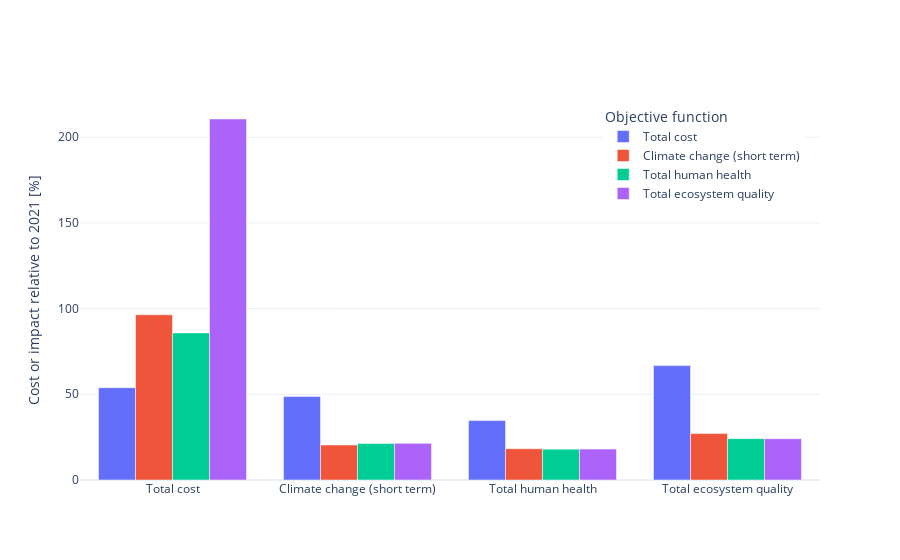

The code cell stored with this chart in its notebook:
### Code cell
fig = go.Figure(data)
fig.update_layout(
    barmode='group', 
    template='plotly_white', 
    legend_title_text='Objective function',
    legend=dict(
        yanchor="top",
        y=0.99,
        xanchor="right",
        x=0.98,
    )
)
fig.update_yaxes(title_text='Cost or impact relative to 2021 [%]')
fig.show()

if save_results:
    fig.write_html('../03_Results/Figures/soo_relative_bar_plot.html')

### Figure 1 — Plotly figure (JSON) as saved in the notebook; plotly's stock layout.template omitted (floating-point values rounded to 4 significant figures)
{"data": [{"name": "Total cost", "x": ["Total cost", "Climate change (short term)", "Total human health", "Total ecosystem quality"], "y": [53.86, 48.68, 34.69, 66.73], "type": "bar"}, {"name": "Climate change (short term)", "x": ["Total cost", "Climate change (short term)", "Total human health", "Total ecosystem quality"], "y": [96.37, 20.42, 18.26, 27.09], "type": "bar"}, {"name": "Total human health", "x": ["Total cost", "Climate change (short term)", "Total human health", "Total ecosystem quality"], "y": [85.82, 21.24, 18.01, 24.13], "type": "bar"}, {"name": "Total ecosystem quality", "x": ["Total cost", "Climate change (short term)", "Total human health", "Total ecosystem quality"], "y": [210.6, 21.37, 18.02, 24.1], "type": "bar"}], "layout": {"legend": {"title": {"text": "Objective function"}, "yanchor": "top", "y": 0.99, "xanchor": "right", "x": 0.98}, "barmode": "group", "yaxis": {"title": {"text": "Cost or impact relative to 2021 [%]"}}}}
